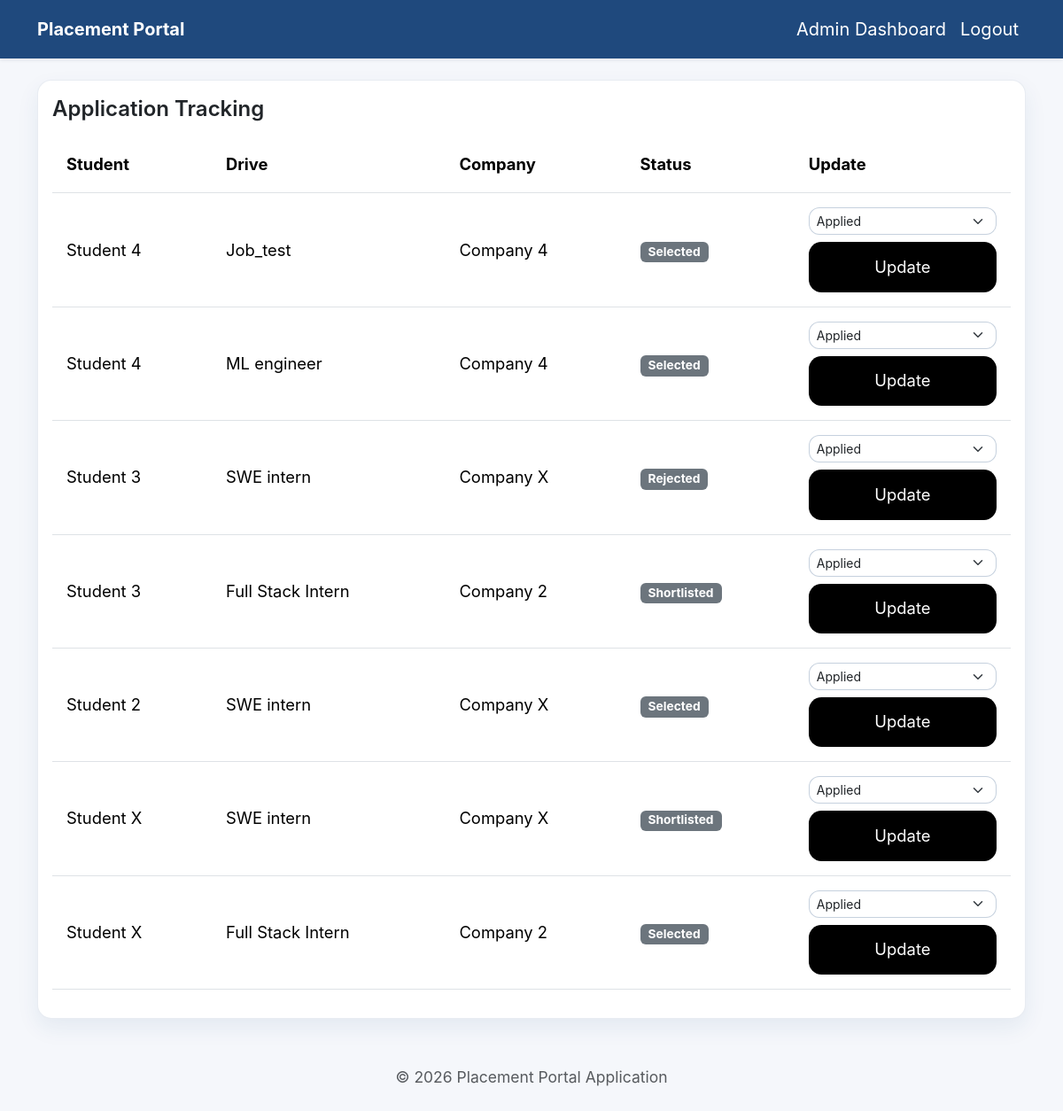
Screenshot of /admin/applications (signed in) with the database file from the repository.
### models.py (models this page shows, shortened)
class Application(db.Model):
    __tablename__ = "application"
    __table_args__ = (
        db.UniqueConstraint("student_id", "drive_id", name="u_student_drive"),
    )
    id = db.Column(db.Integer, primary_key=True)
    student_id = db.Column(db.Integer, db.ForeignKey("student_profile.id"))
    drive_id = db.Column(db.Integer, db.ForeignKey("placement_drive.id"))
    application_date = db.Column(db.DateTime, default=datetime.utcnow)
    status = db.Column(
        db.String(32), default="Applied"
    )  # Applied / Shortlisted / Selected / Rejected
    remarks = db.Column(db.Text)
    student = db.relationship("StudentProfile", back_populates="applications")
    drive = db.relationship("PlacementDrive", back_populates="applications")

class User(UserMixin, db.Model):
    __tablename__ = "user"
    id = db.Column(db.Integer, primary_key=True)
    email = db.Column(db.String(150), unique=True, nullable=False)
    password_hash = db.Column(db.String(128), nullable=False)
    full_name = db.Column(db.String(140))
    role = db.Column(db.String(32), default="student")
    is_active = db.Column(db.Boolean, default=True)
    created_at = db.Column(db.DateTime, default=datetime.utcnow)
    student_profile = db.relationship(
        "StudentProfile", back_populates="user", uselist=False
    )
    company_profile = db.relationship(
        "CompanyProfile", back_populates="user", uselist=False
    )
    @property
    def password(self):
        raise AttributeError("Password is write-only.")
    @property
    def is_admin(self):
        return self.role == "admin"

class PlacementDrive(db.Model):
    id = db.Column(db.Integer, primary_key=True)
    company_id = db.Column(db.Integer, db.ForeignKey("company_profile.id"))
    job_title = db.Column(db.String(200), nullable=False)
    job_description = db.Column(db.Text, nullable=False)
    eligibility = db.Column(db.Text)
    application_deadline = db.Column(db.Date, nullable=False)
    status = db.Column(db.String(32), default="Pending")
    location = db.Column(db.String(150))
    salary = db.Column(db.String(120))
    created_at = db.Column(db.DateTime, default=datetime.utcnow)
    company = db.relationship("CompanyProfile", back_populates="drives")
    applications = db.relationship("Application", back_populates="drive")

class CompanyProfile(db.Model):
    id = db.Column(db.Integer, primary_key=True)
    user_id = db.Column(db.Integer, db.ForeignKey("user.id"), unique=True)
    name = db.Column(db.String(180), nullable=False)
    hr_contact = db.Column(db.String(120))
    website = db.Column(db.String(200))
    description = db.Column(db.Text)
    approval_status = db.Column(db.String(32), default="Pending")
    is_blacklisted = db.Column(db.Boolean, default=False)
    user = db.relationship("User", back_populates="company_profile")
    drives = db.relationship("PlacementDrive", back_populates="company")

### app.py (the view)
    @app.route("/admin/applications")
    @admin_required
    def admin_applications():
        applications = (
            Application.query.order_by(Application.application_date.desc()).all()
        )
        status_form = ApplicationStatusForm()
        return render_template("admin/applications.html", applications=applications, status_form=status_form)

### forms.py
class ApplicationStatusForm(FlaskForm):
    status = SelectField(
        "Application Status",
        validators=[DataRequired()],
        choices=[
            ("Applied", "Applied"),
            ("Shortlisted", "Shortlisted"),
            ("Selected", "Selected"),
            ("Rejected", "Rejected"),
        ],
    )
    submit = SubmitField("Update Status")

### app.py (called while the page is built)
def role_required(role):
    def decorator(view):
        @wraps(view)
        def wrapped_view(*args, **kwargs):
            if not current_user.is_authenticated or current_user.role != role:
                flash("Access denied. Please log in with the correct account.", "warning")
                return redirect(url_for("login"))
            if not current_user.is_active:
                flash("Your account is deactivated. Contact the institute.", "danger")
                return redirect(url_for("login"))
            return view(*args, **kwargs)
        return wrapped_view
    return decorator

### templates/admin/applications.html (shortened to what this page needs)
{% extends 'base.html' %}
{% block content %}
  <div class="card p-3">
    <h4 class="mb-3">Application Tracking</h4>
    {% if applications %}
      <div class="table-responsive">
        <table class="table align-middle">
          <thead>
            <tr>
              <th>Student</th>
              <th>Drive</th>
              <th>Company</th>
              <th>Status</th>
              <th>Update</th>
            </tr>
          </thead>
          <tbody>
            {% for application in applications %}
              <tr>
                <td>{{ application.student.user.full_name }}</td>
                <td>{{ application.drive.job_title }}</td>
                <td>{{ application.drive.company.name }}</td>
                <td><span class="badge bg-secondary">{{ application.status }}</span></td>
                <td>
                  <form method="post" action="{{ url_for('admin_update_application', application_id=application.id) }}">
                    {{ status_form.status(class="form-select form-select-sm mb-2") }}
                    <button class="btn btn-sm btn-primary w-100" type="submit">Update</button>
                  </form>
                </td>
              </tr>
            {% endfor %}
          </tbody>
        </table>
      </div>
    {% else %}
      <p class="text-muted mb-0">No application records.</p>
    {% endif %}
  </div>
{% endblock %}

### static/css/site.css (style rules this page uses)
:root { --bg: #f5f7fb; --card: #ffffff; --text: #0f172a; --muted: #556073; --primary: #1f497d; --accent: #0d9d5d; --border: rgba(31, 73, 125, 0.1); }
* { box-sizing: border-box; }
body { font-family: 'Inter', 'Segoe UI', system-ui, sans-serif; background-color: var(--bg); margin: 0; color: var(--text); font-size: 1.25rem; line-height: 1.7; }
.card, .card .table, .table th, .table td, .alert { font-size: 1.15rem; }
.card { background: var(--card); border: 1px solid var(--border); border-radius: 1rem; box-shadow: 0 10px 25px rgba(31, 73, 125, 0.08); padding: 1.75rem; }
h2, h3, h4, h5 { font-weight: 600; line-height: 1.3; }
.table thead { background: rgba(31, 73, 125, 0.04); }
.table th, .table td { font-size: 1.15rem; padding: 1rem; }
.form-control, .form-select, .form-control:focus { border-radius: 0.75rem; border: 1px solid rgba(31, 73, 125, 0.25); box-shadow: none; }
.btn-primary { background-color: #000; color: #fff; border-radius: 0.9rem; border: none; }
.btn { font-size: 1.15rem; padding: 0.9rem 2rem; background-color: #000; color: #fff !important; border: none; border-radius: 0.9rem; }

### rows the page displays
Application: student.user.full_name "Student 4", drive.job_title "Job_test", drive.company.name "Company 4", status "Selected"
Application: student.user.full_name "Student 4", drive.job_title "ML engineer", drive.company.name "Company 4", status "Selected"
Application: student.user.full_name "Student 3", drive.job_title "SWE intern", drive.company.name "Company X", status "Rejected"
Application: student.user.full_name "Student 3", drive.job_title "Full Stack Intern", drive.company.name "Company 2", status "Shortlisted"
Application: student.user.full_name "Student 2", drive.job_title "SWE intern", drive.company.name "Company X", status "Selected"
Application: student.user.full_name "Student X", drive.job_title "SWE intern", drive.company.name "Company X", status "Shortlisted"
Application: student.user.full_name "Student X", drive.job_title "Full Stack Intern", drive.company.name "Company 2", status "Selected"
